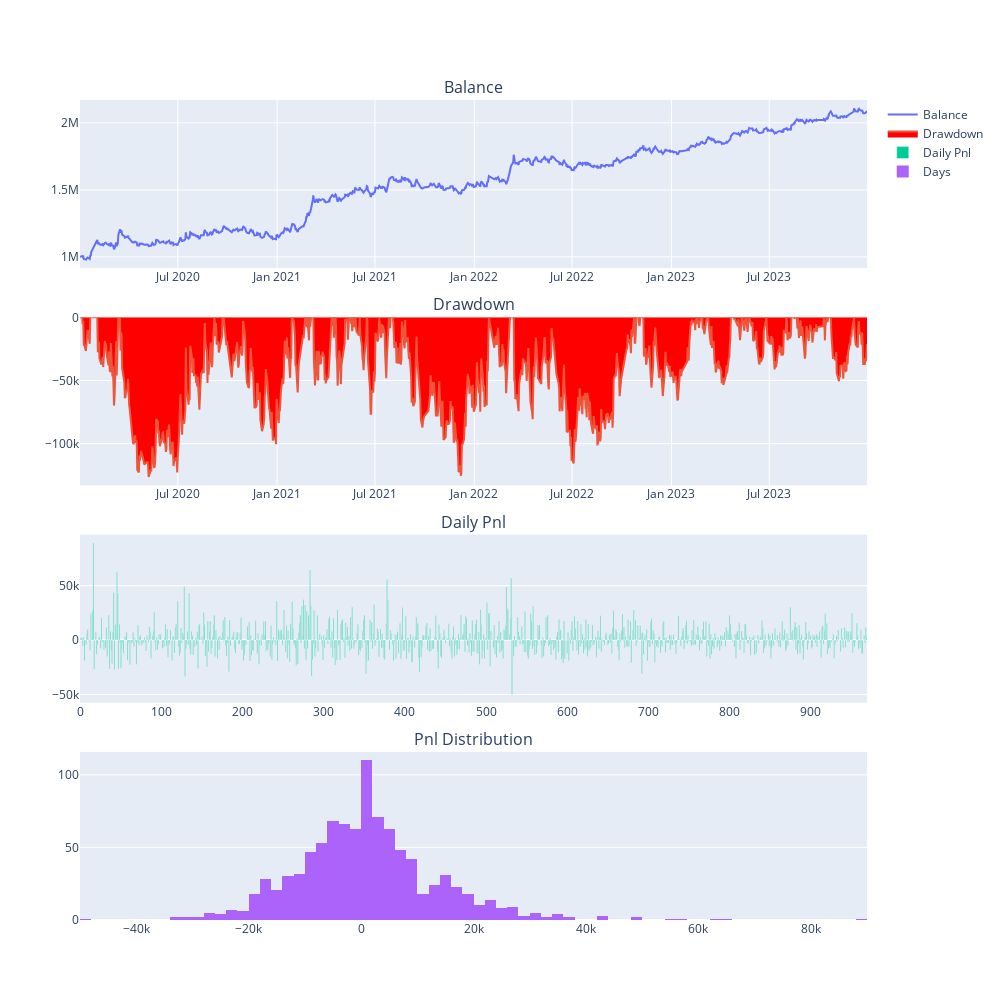

This figure's notebook cell:
### Code cell
engine = BacktestingEngine()

engine.set_parameters(
    vt_symbol="IF99.CFFEX",
    interval="1m",
    start=datetime(2020, 1, 1),
    end=datetime(2023, 12, 31),
    rate=0.3/10000,
    slippage=0.4,
    size=300,
    pricetick=0.2,
    capital=1_000_000
)

setting = {
    "k1": 0.7,
    "k2": 0.15,
    'rsi_window': 15,
    'rsi_signal': 15,
    "trailing_long": 0.4,
    "trailing_short": 1.4
}

engine.add_strategy(SurgeStrategy, setting)

engine.load_data()
engine.run_backtesting()
engine.calculate_result()
d = engine.calculate_statistics()
engine.show_chart()

### Figure 1 — Plotly figure (JSON) as saved in the notebook; plotly's stock layout.template omitted (floating-point values rounded to 4 significant figures; data arrays with more than 128 entries replaced by an {"elided": "..."} marker saying what was removed)
{"data": [{"mode": "lines", "name": "Balance", "type": "scatter", "x": {"elided": "970 str values"}, "xaxis": "x", "y": {"elided": "970 float values"}, "yaxis": "y"}, {"fill": "tozeroy", "fillcolor": "red", "mode": "lines", "name": "Drawdown", "type": "scatter", "x": {"elided": "970 str values"}, "xaxis": "x2", "y": {"elided": "970 float values"}, "yaxis": "y2"}, {"name": "Daily Pnl", "type": "bar", "xaxis": "x3", "y": {"elided": "970 float values"}, "yaxis": "y3"}, {"name": "Days", "nbinsx": 100, "type": "histogram", "x": {"elided": "970 float values"}, "xaxis": "x4", "yaxis": "y4"}], "layout": {"annotations": [{"font": {"size": 16}, "showarrow": false, "text": "Balance", "x": 0.5, "xanchor": "center", "xref": "paper", "y": 1, "yanchor": "bottom", "yref": "paper"}, {"font": {"size": 16}, "showarrow": false, "text": "Drawdown", "x": 0.5, "xanchor": "center", "xref": "paper", "y": 0.735, "yanchor": "bottom", "yref": "paper"}, {"font": {"size": 16}, "showarrow": false, "text": "Daily Pnl", "x": 0.5, "xanchor": "center", "xref": "paper", "y": 0.47, "yanchor": "bottom", "yref": "paper"}, {"font": {"size": 16}, "showarrow": false, "text": "Pnl Distribution", "x": 0.5, "xanchor": "center", "xref": "paper", "y": 0.205, "yanchor": "bottom", "yref": "paper"}], "height": 1000, "width": 1000, "xaxis": {"anchor": "y", "domain": [0, 1]}, "xaxis2": {"anchor": "y2", "domain": [0, 1]}, "xaxis3": {"anchor": "y3", "domain": [0, 1]}, "xaxis4": {"anchor": "y4", "domain": [0, 1]}, "yaxis": {"anchor": "x", "domain": [0.795, 1]}, "yaxis2": {"anchor": "x2", "domain": [0.53, 0.735]}, "yaxis3": {"anchor": "x3", "domain": [0.265, 0.47]}, "yaxis4": {"anchor": "x4", "domain": [0, 0.205]}}}
